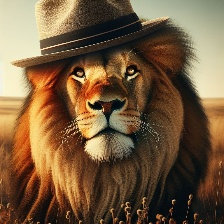
#> input picture Dataset/Prepped_img/AI/1.jpg, 224 x 224 px; its folder holds only this picture in this run
$ python test.py   (older library calls are emulated)
#> lines starting #> are read from the running program, lines starting #| are printed output that depends on the picture; long printed decimals are rounded
### Main/FeatureExtraction/Feature_Extraction_AI.py
import os
import cv2
import numpy as np
import matplotlib.pyplot as plt
import pandas as pd
from sklearn.cluster import KMeans
from sklearn.decomposition import PCA
from sklearn.manifold import TSNE


folder_path = 'Dataset/Prepped_img/AI'

#---------------------------------Feature Extraction------------------------------------------------------

# Color histogram
def extract_color_histogram(image):
    hsv_image = cv2.cvtColor(image, cv2.COLOR_BGR2HSV)
    hist_hue = cv2.calcHist([hsv_image], [0], None, [180], [0, 180])
    hist_hue = cv2.normalize(hist_hue, hist_hue).flatten()

    return hist_hue

# Gabor Filters
def extract_gabor_features(image):
    ksize = 31  # Kernel size (odd number)
    sigma = 4   # Standard deviation of the Gaussian envelope
    theta = np.pi / 4  # Orientation of the normal to the parallel stripes of the Gabor function
    lambda_ = 10  # Wavelength of the sinusoidal factor
    gamma = 0.5  # Spatial aspect ratio
    psi = 0  # Phase offset

    gabor_kernel = cv2.getGaborKernel((ksize, ksize), sigma, theta, lambda_, gamma, psi)
    filtered_image = cv2.filter2D(image, cv2.CV_8UC3, gabor_kernel)

    return filtered_image

# Combine color histogram and Gabor features
def combine_features(color_histogram, gabor_features):
    features = np.concatenate((color_histogram, gabor_features.flatten()), axis=None)
   # print ("combine values: ", features )
    mean_features = np.mean(features)
    std_features = np.std(features)

    # Set threshold as a multiple of standard deviation above the mean
    threshold = mean_features + 1 * std_features  # Choose appropriate value for k

   # Compute mean and standard deviation of combined features
    print ("mean ", mean_features)
    print ("std ", std_features)
    print ("threshold ", threshold)
    print ("----------------------------------")
    return features


# Apply K-means clustering for spatial representation
def apply_kmeans(features, num_clusters=5):
    kmeans = KMeans(n_clusters=num_clusters)
    cluster_labels = kmeans.fit_predict(features)
    return cluster_labels

all_feature_vectors = []

# Load images, extract features, and accumulate feature vectors
for root, _, files in os.walk(folder_path):
    for filename in files:
        if filename.endswith('.jpg') or filename.endswith('.png'):
            image_path = os.path.join(root, filename)
            image = cv2.imread(image_path)
#> image is the input picture: shape (224, 224, 3); mean B, G, R 61.9, 90.4, 116.7

            # Extract features
            color_histogram = extract_color_histogram(image)
#> in extract_color_histogram, `hsv_image = cv2.cvtColor(image, cv2.COLOR_BGR2HSV)`: hsv_image: shape (224, 224, 3); mean H, S, V 23, 129.8, 117.5
#> in extract_color_histogram, `hist_hue = cv2.calcHist([hsv_image], [0], None, [180], [0, 180])`: hist_hue = 180 values, max 4670 at index 13, min 0 at index 47, mean 278.8
#> in extract_color_histogram, `hist_hue = cv2.normalize(hist_hue, hist_hue).flatten()`: hist_hue = 180 values, max 0.443 at index 13, min 0 at index 47, mean 0.0264
#> color_histogram has the same summary as hist_hue in extract_color_histogram
            gabor_features = extract_gabor_features(image)
#> in extract_gabor_features, `filtered_image = cv2.filter2D(image, cv2.CV_8UC3, gabor_kernel)`:
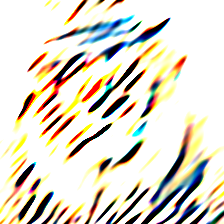
#> filtered_image: shape (224, 224, 3); mean B, G, R 204.8, 218.8, 224.5

            # Combine features
            feature_vector = combine_features(color_histogram, gabor_features)
#> in combine_features, `mean_features = np.mean(features)`: mean_features = 215.8
#> in combine_features, `std_features = np.std(features)`: std_features = 81.59
#> in combine_features, `threshold = mean_features + 1 * std_features`: threshold = 297.4
#| mean  215.757
#| std  81.593
#| threshold  297.351

            # Append the combined feature vector to the list
            all_feature_vectors.append(feature_vector)

# Convert the list of feature vectors to a NumPy array
all_feature_vectors = np.array(all_feature_vectors)

#---------------------------------spatial representation------------------------------------------------------

# Apply K-means clustering for spatial representation
cluster_labels = apply_kmeans(all_feature_vectors, num_clusters=5)

#---------------------------------Spike train conversion------------------------------------------------------

spike_rate = 100  # Desired spike rate in Hz
time_resolution = 0.001  # Time resolution in seconds (1 ms)
num_neurons = 100  # Number of neurons per feature dimension

# Map Features to Spike Trains
# [17 lines left out: functions encode_feature, convert_to_spike_trains, not called in this run]

# Convert Features to Spike Trains
spike_trains = convert_to_spike_trains(all_feature_vectors)


data = []

for root, _, files in os.walk(folder_path):
    for filename in files:
        if filename.endswith('.jpg') or filename.endswith('.png'):
            image_path = os.path.join(root, filename)
            image = cv2.imread(image_path)

            # Extract features
            color_histogram = extract_color_histogram(image)
            gabor_features = extract_gabor_features(image)

            # Combine features
            combined_features = combine_features(color_histogram, gabor_features)

            # Store image name and features
            data.append([filename, *combined_features])

columns = ['Image Name', *['Feature {}'.format(i) for i in range(len(data[0]) - 1)]]
df = pd.DataFrame(data, columns=columns)

# Save DataFrame to CSV
csv_filename = 'Features_Data.csv'
df.to_csv(csv_filename, index=False)

print("CSV file saved successfully:", csv_filename)

### Main/FeatureExtraction/test.py
import numpy as np
#> (the run stopped early here; a loop or call above may not have finished)

$ run again, on Dataset/Prepped_img/AI/5.jpg
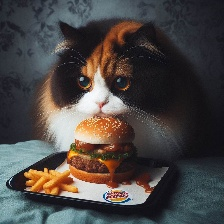
#> input picture Dataset/Prepped_img/AI/5.jpg, 224 x 224 px
#> image is the input picture: shape (224, 224, 3); mean B, G, R 68.6, 70.5, 74.8
#> hsv_image: shape (224, 224, 3); mean H, S, V 89.5, 65.2, 83.5
#> in extract_color_histogram, `hist_hue = cv2.calcHist([hsv_image], [0], None, [180], [0, 180])`: hist_hue = 180 values, max 5695 at index 120, min 0 at index 41, mean 278.8
#> in extract_color_histogram, `hist_hue = cv2.normalize(hist_hue, hist_hue).flatten()`: hist_hue = 180 values, max 0.633 at index 120, min 0 at index 41, mean 0.031
#> color_histogram has the same summary as hist_hue in extract_color_histogram
#> in extract_gabor_features, `filtered_image = cv2.filter2D(image, cv2.CV_8UC3, gabor_kernel)`:
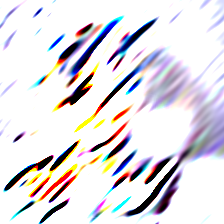
#> filtered_image: shape (224, 224, 3); mean B, G, R 226.1, 221.1, 224.8
#> mean_features = 223.7
#> std_features = 70.73
#> threshold = 294.5
#| mean  223.727
#| std  70.732
#| threshold  294.458

$ run again, on Dataset/Prepped_img/AI/2.jpg
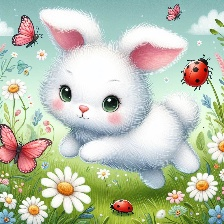
#> input picture Dataset/Prepped_img/AI/2.jpg, 224 x 224 px
#> image is the input picture: shape (224, 224, 3); mean B, G, R 175.2, 196, 187
#> hsv_image: shape (224, 224, 3); mean H, S, V 71.1, 60.6, 206
#> in extract_color_histogram, `hist_hue = cv2.calcHist([hsv_image], [0], None, [180], [0, 180])`: hist_hue = 180 values, max 2647 at index 0, min 0 at index 117, mean 278.8
#> in extract_color_histogram, `hist_hue = cv2.normalize(hist_hue, hist_hue).flatten()`: hist_hue = 180 values, max 0.398 at index 0, min 0 at index 117, mean 0.0419
#> color_histogram has the same summary as hist_hue in extract_color_histogram
#> in extract_gabor_features, `filtered_image = cv2.filter2D(image, cv2.CV_8UC3, gabor_kernel)`:
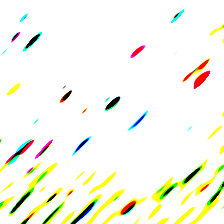
#> filtered_image: shape (224, 224, 3); mean B, G, R 235.1, 248.1, 247.1
#> mean_features = 243.1
#> std_features = 51.9
#> threshold = 295
#| mean  243.1336
#| std  51.902
#| threshold  295.035

$ run again, on Dataset/Prepped_img/AI/3.jpg
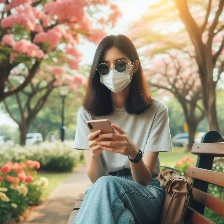
#> input picture Dataset/Prepped_img/AI/3.jpg, 224 x 224 px
#> image is the input picture: shape (224, 224, 3); mean B, G, R 117.4, 140.7, 153.5
#> hsv_image: shape (224, 224, 3); mean H, S, V 34.2, 73.9, 158.8
#> in extract_color_histogram, `hist_hue = cv2.calcHist([hsv_image], [0], None, [180], [0, 180])`: hist_hue = 180 values, max 2331 at index 13, min 0 at index 117, mean 278.8
#> in extract_color_histogram, `hist_hue = cv2.normalize(hist_hue, hist_hue).flatten()`: hist_hue = 180 values, max 0.327 at index 13, min 0 at index 117, mean 0.0391
#> color_histogram has the same summary as hist_hue in extract_color_histogram
#> in extract_gabor_features, `filtered_image = cv2.filter2D(image, cv2.CV_8UC3, gabor_kernel)`:
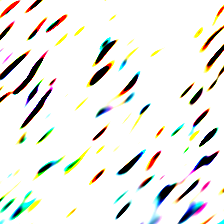
#> filtered_image: shape (224, 224, 3); mean B, G, R 231.9, 236.2, 236.2
#> mean_features = 234.5
#> std_features = 65.46
#> threshold = 300
#| mean  234.5235
#| std  65.457
#| threshold  299.981

$ run again, on Dataset/Prepped_img/AI/4.jpg
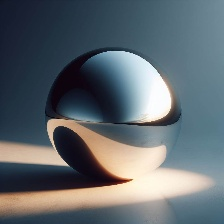
#> input picture Dataset/Prepped_img/AI/4.jpg, 224 x 224 px
#> image is the input picture: shape (224, 224, 3); mean B, G, R 111, 105.2, 96.3
#> hsv_image: shape (224, 224, 3); mean H, S, V 87, 86.9, 120.3
#> in extract_color_histogram, `hist_hue = cv2.calcHist([hsv_image], [0], None, [180], [0, 180])`: hist_hue = 180 values, max 9207 at index 100, min 0 at index 27, mean 278.8
#> in extract_color_histogram, `hist_hue = cv2.normalize(hist_hue, hist_hue).flatten()`: hist_hue = 180 values, max 0.706 at index 100, min 0 at index 27, mean 0.0214
#> color_histogram has the same summary as hist_hue in extract_color_histogram
#> in extract_gabor_features, `filtered_image = cv2.filter2D(image, cv2.CV_8UC3, gabor_kernel)`:
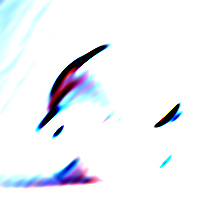
#> filtered_image: shape (224, 224, 3); mean B, G, R 248.6, 244.3, 241.8
#> mean_features = 244.6
#> std_features = 43.7
#> threshold = 288.3
#| mean  244.584
#| std  43.695
#| threshold  288.280
